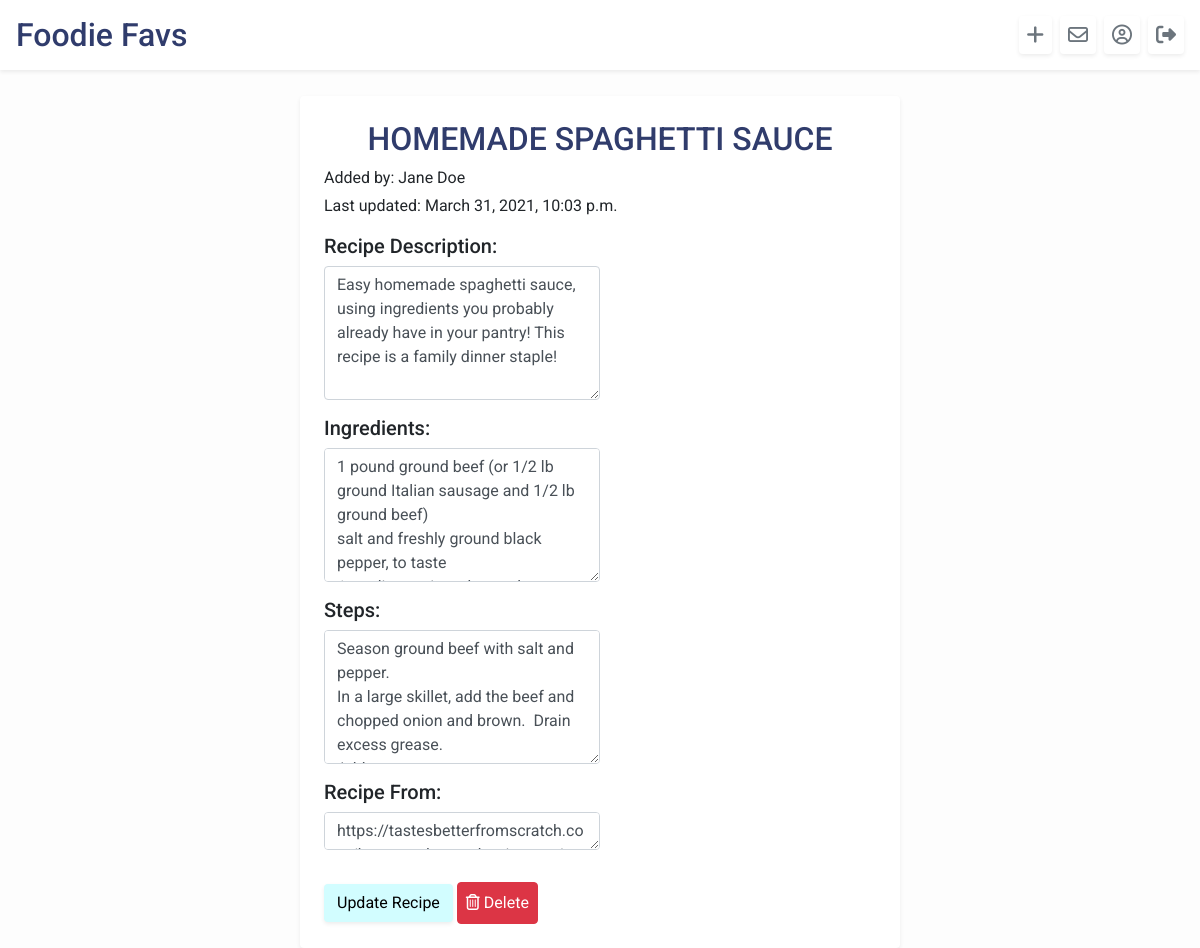
Before: /home/3/edit_recipe_page (signed in) with the older database file.
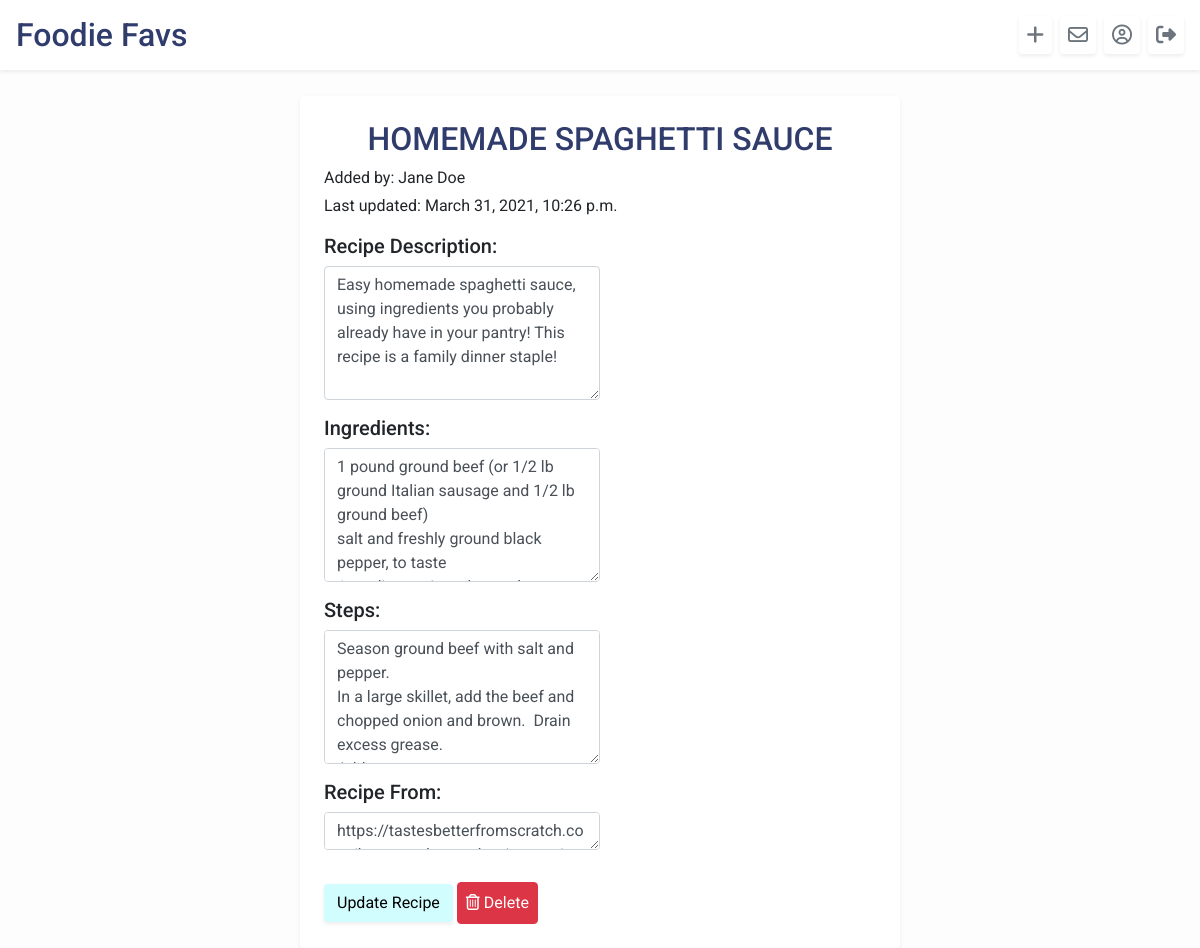
After: the same page with the newer database file.
### foodie_app/models.py (models this page shows)
class Recipe(models.Model):
    name = models.CharField(max_length=255)
    desc = models.CharField(max_length=255, default="")
    ingredients = models.TextField(default="")
    steps = models.TextField(default="")
    creator = models.ForeignKey(User, related_name="users", on_delete=models.CASCADE, default=1)
    source = models.CharField(max_length=255, default="")
    users_who_favorite = models.ManyToManyField(User, related_name="favorite_recipes", default=0)
    created_at = models.DateTimeField(auto_now_add=True)
    updated_at = models.DateTimeField(auto_now=True)
    objects = RecipeManager()

### login/models.py (models this page shows)
class User(models.Model):
    first_name = models.CharField(max_length=255)
    last_name = models.CharField(max_length=255)
    email = models.EmailField()
    password = models.CharField(max_length=255)
    followers = models.ManyToManyField("self", blank=True)
    profile_desc = models.TextField(default="")
    created_at = models.DateTimeField(auto_now_add=True)
    updated_at = models.DateTimeField(auto_now=True)
    objects = UserManager()

### foodie_app/views.py (the view)
# urls.py: path('<int:recipe_id>/edit_recipe_page', views.edit_recipe_page),
def edit_recipe_page(request, recipe_id):
    if 'userid' in request.session:
        context = {
            "user": User.objects.get(id=request.session['userid']),
            "recipe": Recipe.objects.get(id=recipe_id)
        }
        return render(request, 'edit_recipe.html', context)

### foodie_app/templates/edit_recipe.html (shortened to what this page needs)
<!DOCTYPE html>
<html lang="en">
<head>
    <link rel="stylesheet" href="https://stackpath.bootstrapcdn.com/bootstrap/4.5.2/css/bootstrap.min.css"
>
    {% load static %}
    <link rel="stylesheet" href="{% static 'css/style.css' %}">
</head>
<body class="body">
    <header id="header" class="bg-white d-flex p-3 align-items-center shadow-sm mt-0">
        <h2 class="pr-5 mb-0"><a href="/home" class="home">Foodie Favs</a></h2>
        <a href="/home/new_recipe" class="ml-auto btn-outline-secondary btn-lg p-1 pl-2 pr-2 rounded shadow-sm"
            data-toggle="tooltip" data-placement="bottom" title="New Recipe"><i class="fas fa-plus"></i></a></i>
        <a href="/home/{{user.id}}/inbox" class="ml-2 btn-outline-secondary btn-lg p-1 pl-2 pr-2 rounded shadow-sm"
            data-toggle="tooltip" data-placement="bottom" title="Inbox"><i class="far fa-envelope"></i></a>
        <a href="/home/{{user.id}}" class="ml-2 btn-outline-secondary btn-lg p-1 pl-2 pr-2 rounded shadow-sm"
            data-toggle="tooltip" data-placement="bottom" title="Profile"><i class="far fa-user-circle"></i></a>
        <a href="/home/log_off" class="ml-2 btn-outline-secondary btn-lg p-1 pl-2 pr-2 rounded shadow-sm"
            data-toggle="tooltip" data-placement="bottom" title="Log Out"><i class="fas fa-sign-out-alt"></i></a>
    </header>
    <div class="pt-5"></div>
    <div class="w-50 shadow-sm mt-5 p-4 ml-auto mr-auto rounded recipe-card">
        <h2 class="text-center">{{recipe.name}}</h2>
        <p class="mb-1">Added by: {{recipe.creator.first_name}} {{recipe.creator.last_name}}</p>
        <p>Last updated: {{recipe.updated_at}}</p>
        <form action="/home/{{recipe.id}}/edit_recipe" method="POST" id="edit-recipe-form">
            <div class="form-group">
                <label class="label h5" for="desc">Recipe Description:</label>
                <br>
                <textarea name="desc" id="desc" cols="30" rows="5" class="form-control w-50">{{recipe.desc}}</textarea>
            </div>
            <div class="form-group">
                <label class="label h5" for="ingredients">Ingredients:</label>
                <br>
                <textarea name="ingredients" id="ingredients" cols="30" rows="5"
                    class=" form-control w-50">{{recipe.ingredients}}</textarea>
            </div>
            <div class="form-group">
                <label class="label h5" for="steps">Steps:</label>
                <br>
                <textarea name="steps" id="steps" cols="30" rows="5"
                    class="form-control w-50">{{recipe.steps}}</textarea>
            </div>
            <div class="form-group">
                <label class="label h5" for="source">Recipe From:</label>
                <br>
                <textarea name="source" id="source" cols="45" rows="1"
                    class="form-control w-50">{{recipe.source}}</textarea>
            </div>
            <input class="btn mt-3 edit-recipe rounded shadow-sm" type="submit" name="submit" id="submit"
                value="Update Recipe">
            <a href="/home/{{recipe.id}}/delete_recipe" class="btn btn-danger p-2 mt-3"><i class="far fa-trash-alt"></i>
                Delete</a>
        </form>
    </div>
</body>
</html>

Changed rows visible on the page:
changed Recipe "HOMEMADE SPAGHETTI SAUCE": updated_at "March 31, 2021, 10:03 p.m." → "March 31, 2021, 10:26 p.m."
